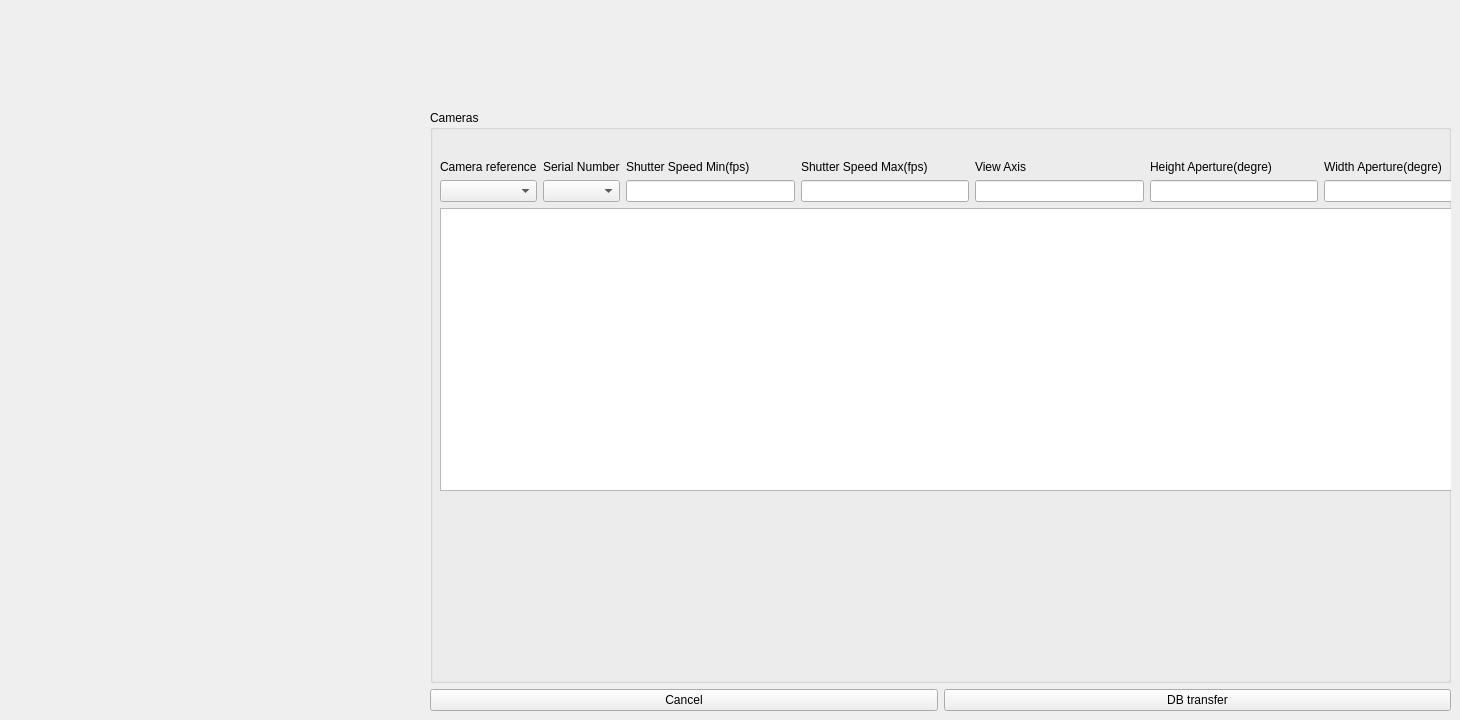
      <widget class="QWidget" name="tab_8">
       <attribute name="title">
        <string>Camera</string>
       </attribute>
       <widget class="QWidget" name="gridLayoutWidget_15">
        <property name="geometry">
         <rect>
          <x>430</x>
          <y>110</y>
          <width>1021</width>
          <height>601</height>
         </rect>
        </property>
        <layout class="QGridLayout" name="gridLayout_16">
         <item row="1" column="0">
          <widget class="QPushButton" name="pushButton_18">
           <property name="text">
            <string>Cancel</string>
           </property>
          </widget>
         </item>
         <item row="1" column="1">
          <widget class="QPushButton" name="pushButton_19">
           <property name="text">
            <string>DB transfer</string>
           </property>
          </widget>
         </item>
         <item row="0" column="0" colspan="2">
          <widget class="QGroupBox" name="groupBox_11">
           <property name="title">
            <string>Cameras</string>
           </property>
           <widget class="QWidget" name="gridLayoutWidget_16">
            <property name="geometry">
             <rect>
              <x>10</x>
              <y>50</y>
              <width>1139</width>
              <height>331</height>
             </rect>
            </property>
            <layout class="QGridLayout" name="gridLayout_17">
             <item row="1" column="1">
              <widget class="QComboBox" name="comboBox_26"/>
             </item>
             <item row="1" column="4">
              <widget class="QLineEdit" name="lineEdit_21"/>
             </item>
             <item row="1" column="5">
              <widget class="QLineEdit" name="lineEdit_23"/>
             </item>
             <item row="0" column="2">
              <widget class="QLabel" name="label_48">
               <property name="text">
                <string>Shutter Speed Min(fps)</string>
               </property>
              </widget>
             </item>
             <item row="1" column="0">
              <widget class="QComboBox" name="comboBox_25"/>
             </item>
             <item row="0" column="0">
              <widget class="QLabel" name="label_51">
               <property name="text">
                <string>Camera reference</string>
               </property>
              </widget>
             </item>
             <item row="1" column="7">
              <widget class="QPushButton" name="pushButton_20">
               <property name="text">
                <string>add</string>
               </property>
              </widget>
             </item>
             <item row="0" column="6">
              <widget class="QLabel" name="label_54">
               <property name="text">
                <string>Width Aperture(degre)</string>
               </property>
              </widget>
             </item>
             <item row="0" column="3">
              <widget class="QLabel" name="label_49">
               <property name="text">
                <string>Shutter Speed Max(fps)</string>
               </property>
              </widget>
             </item>
             <item row="1" column="3">
              <widget class="QLineEdit" name="lineEdit_20"/>
             </item>
             <item row="0" column="4">
              <widget class="QLabel" name="label_50">
               <property name="text">
                <string>View Axis</string>
               </property>
              </widget>
             </item>
             <item row="0" column="5">
              <widget class="QLabel" name="label_53">
               <property name="text">
                <string>Height Aperture(degre)</string>
               </property>
              </widget>
             </item>
             <item row="0" column="1">
              <widget class="QLabel" name="label_47">
               <property name="text">
                <string>Serial Number</string>
               </property>
              </widget>
             </item>
             <item row="1" column="2">
              <widget class="QLineEdit" name="lineEdit_22"/>
             </item>
             <item row="1" column="6">
              <widget class="QLineEdit" name="lineEdit_24"/>
             </item>
             <item row="2" column="0" colspan="7">
              <widget class="QTableWidget" name="tableWidget_8"/>
             </item>
            </layout>
           </widget>
          </widget>
         </item>
        </layout>
       </widget>
      </widget>
